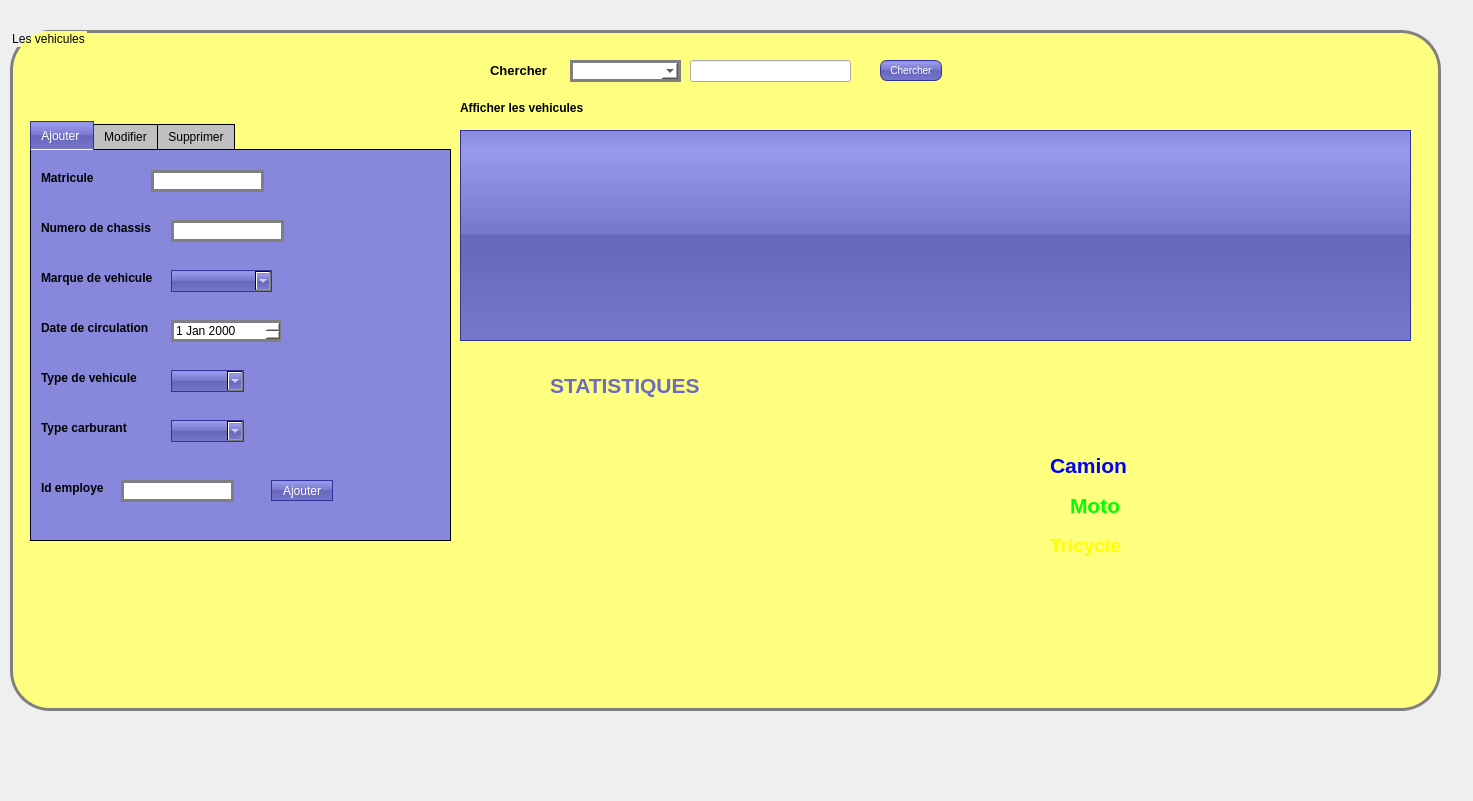
<?xml version="1.0" encoding="UTF-8"?>
<ui version="4.0">
 <class>Vehiculewin</class>
 <widget class="QDialog" name="Vehiculewin">
  <property name="geometry">
   <rect>
    <x>0</x>
    <y>0</y>
    <width>1473</width>
    <height>801</height>
   </rect>
  </property>
  <property name="windowTitle">
   <string>Dialog</string>
  </property>
  <property name="styleSheet">
   <string notr="true">vehiculewin {
background: blue;
}
</string>
  </property>
  <widget class="QGroupBox" name="groupBox">
   <property name="geometry">
    <rect>
     <x>10</x>
     <y>30</y>
     <width>1431</width>
     <height>681</height>
    </rect>
   </property>
   <property name="styleSheet">
    <string notr="true">QGroupBox {
border: 3px solid gray;
border-radius: 40px;
background: rgb(255, 255, 127);
}
</string>
   </property>
   <property name="title">
    <string>Les vehicules</string>
   </property>
   <widget class="QTabWidget" name="tabWidget">
    <property name="geometry">
     <rect>
      <x>20</x>
      <y>90</y>
      <width>421</width>
      <height>421</height>
     </rect>
    </property>
    <property name="styleSheet">
     <string notr="true">QLineEdit {
	font: 75 8pt &quot;MS Shell Dlg 2&quot;;
border: 3px solid gray;
border-radius: 70pxt;
background: white;
}
QDateEdit {
	font: 75 8pt &quot;MS Shell Dlg 2&quot;;
border: 3px solid gray;
border-radius: 40pxt;
background: white;
}
QComboBox {
color: white;
background-color: QLinearGradient( x1: 0, y1: 0, x2: 0, y2: 1, stop: 0 #88d, stop: 0.1 #99e, stop: 0.49 #77c, stop: 0.5 #66b, stop: 1 #77c);
border-width: 1px;
border-color: #339;
border-style: solid;
}
QPushButton
{
 color: white;
background-color: QLinearGradient( x1: 0, y1: 0, x2: 0, y2: 1, stop: 0 #88d, stop: 0.1 #99e, stop: 0.49 #77c, stop: 0.5 #66b, stop: 1 #77c);
border-width: 1px;
border-color: #339;
border-style: solid;

}
QPushButton:pressed
{
    background-color: QLinearGradient( x1: 0, y1: 0, x2: 0, y2: 1, stop: 0 #2d2d2d, stop: 0.1 #2b2b2b, stop: 0.5 #292929, stop: 0.9 #282828, stop: 1 #252525);
}
QTabWidget::pane {
    border: 1px solid black;
    background: rgb(135, 135, 220);
}

QTabWidget::tab-bar:top {
    top: 1px;
}

QTabWidget::tab-bar:bottom {
    bottom: 1px;
}

QTabWidget::tab-bar:left {
    right: 1px;
}

QTabWidget::tab-bar:right {
    left: 1px;
}

QTabBar::tab {
    border: 1px solid black;
}

QTabBar::tab:selected {
   color: white;
background-color: QLinearGradient( x1: 0, y1: 0, x2: 0, y2: 1, stop: 0 #88d, stop: 0.1 #99e, stop: 0.49 #77c, stop: 0.5 #66b, stop: 1 #77c);
border-width: 1px;
border-color: #339;
border-style: solid;
}

QTabBar::tab:!selected {
    background: silver;
}

QTabBar::tab:!selected:hover {
    background: #999;
}

QTabBar::tab:top:!selected {
    margin-top: 3px;
}

QTabBar::tab:bottom:!selected {
    margin-bottom: 3px;
}

QTabBar::tab:top, QTabBar::tab:bottom {
    min-width: 8ex;
    margin-right: -1px;
    padding: 5px 10px 5px 10px;
}

QTabBar::tab:top:selected {
    border-bottom-color: none;
}

QTabBar::tab:bottom:selected {
    border-top-color: none;
}

QTabBar::tab:top:last, QTabBar::tab:bottom:last,
QTabBar::tab:top:only-one, QTabBar::tab:bottom:only-one {
    margin-right: 0;
}

QTabBar::tab:left:!selected {
    margin-right: 3px;
}

QTabBar::tab:right:!selected {
    margin-left: 3px;
}

QTabBar::tab:left, QTabBar::tab:right {
    min-height: 8ex;
    margin-bottom: -1px;
    padding: 10px 5px 10px 5px;
}

QTabBar::tab:left:selected {
    border-left-color: none;
}

QTabBar::tab:right:selected {
    border-right-color: blue;
}

QTabBar::tab:left:last, QTabBar::tab:right:last,
QTabBar::tab:left:only-one, QTabBar::tab:right:only-one {
    margin-bottom: 0;
}</string>
    </property>
    <property name="currentIndex">
     <number>0</number>
    </property>
    <widget class="QWidget" name="tab">
     <attribute name="title">
      <string>Ajouter </string>
     </attribute>
     <widget class="QLabel" name="label_6">
      <property name="geometry">
       <rect>
        <x>10</x>
        <y>70</y>
        <width>121</width>
        <height>16</height>
       </rect>
      </property>
      <property name="text">
       <string>&lt;html&gt;&lt;head/&gt;&lt;body&gt;&lt;p&gt;&lt;span style=&quot; font-weight:600;&quot;&gt;Numero de chassis&lt;/span&gt;&lt;/p&gt;&lt;/body&gt;&lt;/html&gt;</string>
      </property>
     </widget>
     <widget class="QLineEdit" name="numerochassis">
      <property name="geometry">
       <rect>
        <x>140</x>
        <y>70</y>
        <width>113</width>
        <height>22</height>
       </rect>
      </property>
     </widget>
     <widget class="QLabel" name="label_2">
      <property name="geometry">
       <rect>
        <x>10</x>
        <y>120</y>
        <width>131</width>
        <height>16</height>
       </rect>
      </property>
      <property name="text">
       <string>&lt;html&gt;&lt;head/&gt;&lt;body&gt;&lt;p&gt;&lt;span style=&quot; font-weight:600;&quot;&gt;Marque de vehicule&lt;/span&gt;&lt;/p&gt;&lt;/body&gt;&lt;/html&gt;</string>
      </property>
     </widget>
     <widget class="QLabel" name="label_5">
      <property name="geometry">
       <rect>
        <x>10</x>
        <y>170</y>
        <width>121</width>
        <height>16</height>
       </rect>
      </property>
      <property name="text">
       <string>&lt;html&gt;&lt;head/&gt;&lt;body&gt;&lt;p&gt;&lt;span style=&quot; font-weight:600;&quot;&gt;Date de circulation&lt;/span&gt;&lt;/p&gt;&lt;/body&gt;&lt;/html&gt;</string>
      </property>
     </widget>
     <widget class="QDateEdit" name="datecirculation">
      <property name="geometry">
       <rect>
        <x>140</x>
        <y>170</y>
        <width>110</width>
        <height>22</height>
       </rect>
      </property>
     </widget>
     <widget class="QLabel" name="label_3">
      <property name="geometry">
       <rect>
        <x>10</x>
        <y>220</y>
        <width>111</width>
        <height>16</height>
       </rect>
      </property>
      <property name="text">
       <string>&lt;html&gt;&lt;head/&gt;&lt;body&gt;&lt;p&gt;&lt;span style=&quot; font-weight:600;&quot;&gt;Type de vehicule&lt;/span&gt;&lt;/p&gt;&lt;/body&gt;&lt;/html&gt;</string>
      </property>
     </widget>
     <widget class="QComboBox" name="typev">
      <property name="geometry">
       <rect>
        <x>140</x>
        <y>220</y>
        <width>73</width>
        <height>22</height>
       </rect>
      </property>
     </widget>
     <widget class="QLabel" name="label_7">
      <property name="geometry">
       <rect>
        <x>10</x>
        <y>270</y>
        <width>101</width>
        <height>16</height>
       </rect>
      </property>
      <property name="text">
       <string>&lt;html&gt;&lt;head/&gt;&lt;body&gt;&lt;p&gt;&lt;span style=&quot; font-weight:600;&quot;&gt;Type carburant&lt;/span&gt;&lt;/p&gt;&lt;/body&gt;&lt;/html&gt;</string>
      </property>
     </widget>
     <widget class="QComboBox" name="typecarburant">
      <property name="geometry">
       <rect>
        <x>140</x>
        <y>270</y>
        <width>73</width>
        <height>22</height>
       </rect>
      </property>
     </widget>
     <widget class="QPushButton" name="Ajouter">
      <property name="geometry">
       <rect>
        <x>240</x>
        <y>330</y>
        <width>62</width>
        <height>21</height>
       </rect>
      </property>
      <property name="text">
       <string>Ajouter</string>
      </property>
     </widget>
     <widget class="QLabel" name="label_8">
      <property name="geometry">
       <rect>
        <x>10</x>
        <y>330</y>
        <width>81</width>
        <height>16</height>
       </rect>
      </property>
      <property name="text">
       <string>&lt;html&gt;&lt;head/&gt;&lt;body&gt;&lt;p&gt;&lt;span style=&quot; font-weight:600;&quot;&gt;Id employe&lt;/span&gt;&lt;/p&gt;&lt;/body&gt;&lt;/html&gt;</string>
      </property>
     </widget>
     <widget class="QLineEdit" name="idemp">
      <property name="geometry">
       <rect>
        <x>90</x>
        <y>330</y>
        <width>113</width>
        <height>22</height>
       </rect>
      </property>
     </widget>
     <widget class="QLabel" name="label">
      <property name="geometry">
       <rect>
        <x>10</x>
        <y>20</y>
        <width>151</width>
        <height>16</height>
       </rect>
      </property>
      <property name="text">
       <string>&lt;html&gt;&lt;head/&gt;&lt;body&gt;&lt;p&gt;&lt;span style=&quot; font-weight:600;&quot;&gt;Matricule&lt;/span&gt;&lt;/p&gt;&lt;/body&gt;&lt;/html&gt;</string>
      </property>
     </widget>
     <widget class="QLineEdit" name="Matricule">
      <property name="geometry">
       <rect>
        <x>120</x>
        <y>20</y>
        <width>113</width>
        <height>22</height>
       </rect>
      </property>
     </widget>
     <widget class="QComboBox" name="marquev">
      <property name="geometry">
       <rect>
        <x>140</x>
        <y>120</y>
        <width>101</width>
        <height>22</height>
       </rect>
      </property>
     </widget>
    </widget>
    <widget class="QWidget" name="tab_2">
     <attribute name="title">
      <string>Modifier</string>
     </attribute>
     <widget class="QLabel" name="label_11">
      <property name="geometry">
       <rect>
        <x>20</x>
        <y>30</y>
        <width>151</width>
        <height>16</height>
       </rect>
      </property>
      <property name="text">
       <string>&lt;html&gt;&lt;head/&gt;&lt;body&gt;&lt;p&gt;&lt;span style=&quot; font-weight:600;&quot;&gt;Matricule&lt;/span&gt;&lt;/p&gt;&lt;/body&gt;&lt;/html&gt;</string>
      </property>
     </widget>
     <widget class="QLineEdit" name="Matricule_2">
      <property name="geometry">
       <rect>
        <x>90</x>
        <y>30</y>
        <width>113</width>
        <height>22</height>
       </rect>
      </property>
     </widget>
     <widget class="QLabel" name="label_12">
      <property name="geometry">
       <rect>
        <x>10</x>
        <y>70</y>
        <width>131</width>
        <height>16</height>
       </rect>
      </property>
      <property name="text">
       <string>&lt;html&gt;&lt;head/&gt;&lt;body&gt;&lt;p&gt;&lt;span style=&quot; font-weight:600;&quot;&gt;Numero de chassis&lt;/span&gt;&lt;/p&gt;&lt;/body&gt;&lt;/html&gt;</string>
      </property>
     </widget>
     <widget class="QLineEdit" name="numerochassis_2">
      <property name="geometry">
       <rect>
        <x>150</x>
        <y>70</y>
        <width>113</width>
        <height>22</height>
       </rect>
      </property>
     </widget>
     <widget class="QLabel" name="label_13">
      <property name="geometry">
       <rect>
        <x>10</x>
        <y>110</y>
        <width>141</width>
        <height>16</height>
       </rect>
      </property>
      <property name="text">
       <string>&lt;html&gt;&lt;head/&gt;&lt;body&gt;&lt;p&gt;&lt;span style=&quot; font-weight:600;&quot;&gt;Marque de vehicule&lt;/span&gt;&lt;/p&gt;&lt;/body&gt;&lt;/html&gt;</string>
      </property>
     </widget>
     <widget class="QLabel" name="label_14">
      <property name="geometry">
       <rect>
        <x>10</x>
        <y>150</y>
        <width>111</width>
        <height>16</height>
       </rect>
      </property>
      <property name="text">
       <string>&lt;html&gt;&lt;head/&gt;&lt;body&gt;&lt;p&gt;&lt;span style=&quot; font-weight:600;&quot;&gt;Date de circulation&lt;/span&gt;&lt;/p&gt;&lt;/body&gt;&lt;/html&gt;</string>
      </property>
     </widget>
     <widget class="QDateEdit" name="datecirculation_2">
      <property name="geometry">
       <rect>
        <x>130</x>
        <y>150</y>
        <width>110</width>
        <height>22</height>
       </rect>
      </property>
     </widget>
     <widget class="QLabel" name="label_15">
      <property name="geometry">
       <rect>
        <x>10</x>
        <y>190</y>
        <width>111</width>
        <height>16</height>
       </rect>
      </property>
      <property name="text">
       <string>&lt;html&gt;&lt;head/&gt;&lt;body&gt;&lt;p&gt;&lt;span style=&quot; font-weight:600;&quot;&gt;Type de vehicule&lt;/span&gt;&lt;/p&gt;&lt;/body&gt;&lt;/html&gt;</string>
      </property>
     </widget>
     <widget class="QComboBox" name="typev_2">
      <property name="geometry">
       <rect>
        <x>160</x>
        <y>190</y>
        <width>73</width>
        <height>22</height>
       </rect>
      </property>
     </widget>
     <widget class="QLabel" name="label_16">
      <property name="geometry">
       <rect>
        <x>10</x>
        <y>230</y>
        <width>101</width>
        <height>16</height>
       </rect>
      </property>
      <property name="text">
       <string>&lt;html&gt;&lt;head/&gt;&lt;body&gt;&lt;p&gt;&lt;span style=&quot; font-weight:600;&quot;&gt;Type carburant&lt;/span&gt;&lt;/p&gt;&lt;/body&gt;&lt;/html&gt;</string>
      </property>
     </widget>
     <widget class="QComboBox" name="typecarburant_2">
      <property name="geometry">
       <rect>
        <x>160</x>
        <y>230</y>
        <width>73</width>
        <height>22</height>
       </rect>
      </property>
     </widget>
     <widget class="QLabel" name="label_17">
      <property name="geometry">
       <rect>
        <x>10</x>
        <y>260</y>
        <width>81</width>
        <height>16</height>
       </rect>
      </property>
      <property name="text">
       <string>&lt;html&gt;&lt;head/&gt;&lt;body&gt;&lt;p&gt;&lt;span style=&quot; font-weight:600;&quot;&gt;Id employe&lt;/span&gt;&lt;/p&gt;&lt;/body&gt;&lt;/html&gt;</string>
      </property>
     </widget>
     <widget class="QLineEdit" name="idemp_2">
      <property name="geometry">
       <rect>
        <x>100</x>
        <y>260</y>
        <width>113</width>
        <height>22</height>
       </rect>
      </property>
     </widget>
     <widget class="QPushButton" name="Modifier">
      <property name="geometry">
       <rect>
        <x>270</x>
        <y>240</y>
        <width>62</width>
        <height>21</height>
       </rect>
      </property>
      <property name="text">
       <string>Modifier</string>
      </property>
     </widget>
     <widget class="QComboBox" name="marquev_2">
      <property name="geometry">
       <rect>
        <x>150</x>
        <y>110</y>
        <width>101</width>
        <height>22</height>
       </rect>
      </property>
     </widget>
    </widget>
    <widget class="QWidget" name="tab_3">
     <attribute name="title">
      <string>Supprimer</string>
     </attribute>
     <widget class="QLabel" name="label_9">
      <property name="geometry">
       <rect>
        <x>100</x>
        <y>40</y>
        <width>221</width>
        <height>16</height>
       </rect>
      </property>
      <property name="text">
       <string>&lt;html&gt;&lt;head/&gt;&lt;body&gt;&lt;p&gt;&lt;span style=&quot; font-weight:600;&quot;&gt;Donner la matricule de vehicule&lt;/span&gt;&lt;/p&gt;&lt;/body&gt;&lt;/html&gt;</string>
      </property>
     </widget>
     <widget class="QLineEdit" name="supprimer">
      <property name="geometry">
       <rect>
        <x>130</x>
        <y>80</y>
        <width>113</width>
        <height>22</height>
       </rect>
      </property>
     </widget>
     <widget class="QPushButton" name="supprimer_2">
      <property name="geometry">
       <rect>
        <x>140</x>
        <y>140</y>
        <width>62</width>
        <height>21</height>
       </rect>
      </property>
      <property name="text">
       <string>Supprimer</string>
      </property>
     </widget>
    </widget>
   </widget>
   <widget class="QLabel" name="label_10">
    <property name="geometry">
     <rect>
      <x>450</x>
      <y>70</y>
      <width>171</width>
      <height>16</height>
     </rect>
    </property>
    <property name="text">
     <string>&lt;html&gt;&lt;head/&gt;&lt;body&gt;&lt;p&gt;&lt;span style=&quot; font-weight:600;&quot;&gt;Afficher les vehicules&lt;/span&gt;&lt;/p&gt;&lt;/body&gt;&lt;/html&gt;</string>
    </property>
   </widget>
   <widget class="QTableView" name="tabvehicule">
    <property name="geometry">
     <rect>
      <x>450</x>
      <y>100</y>
      <width>951</width>
      <height>211</height>
     </rect>
    </property>
    <property name="styleSheet">
     <string notr="true">QTableView {
color: white;
background-color: QLinearGradient( x1: 0, y1: 0, x2: 0, y2: 1, stop: 0 #88d, stop: 0.1 #99e, stop: 0.49 #77c, stop: 0.5 #66b, stop: 1 #77c);
border-width: 1px;
border-color: #339;
border-style: solid;
}</string>
    </property>
   </widget>
   <widget class="statistiquev" name="widget" native="true">
    <property name="geometry">
     <rect>
      <x>530</x>
      <y>390</y>
      <width>661</width>
      <height>221</height>
     </rect>
    </property>
    <widget class="QLabel" name="Camion">
     <property name="geometry">
      <rect>
       <x>510</x>
       <y>30</y>
       <width>111</width>
       <height>31</height>
      </rect>
     </property>
     <property name="text">
      <string>&lt;html&gt;&lt;head/&gt;&lt;body&gt;&lt;p&gt;&lt;span style=&quot; font-size:16pt; font-weight:600; color:#0000ff;&quot;&gt;Camion&lt;/span&gt;&lt;/p&gt;&lt;/body&gt;&lt;/html&gt;</string>
     </property>
    </widget>
    <widget class="QLabel" name="Moto">
     <property name="geometry">
      <rect>
       <x>530</x>
       <y>70</y>
       <width>71</width>
       <height>31</height>
      </rect>
     </property>
     <property name="text">
      <string>&lt;html&gt;&lt;head/&gt;&lt;body&gt;&lt;p&gt;&lt;span style=&quot; font-size:16pt; font-weight:600; color:#00ff00;&quot;&gt;Moto&lt;/span&gt;&lt;/p&gt;&lt;/body&gt;&lt;/html&gt;</string>
     </property>
    </widget>
    <widget class="QLabel" name="label_18">
     <property name="geometry">
      <rect>
       <x>510</x>
       <y>110</y>
       <width>111</width>
       <height>31</height>
      </rect>
     </property>
     <property name="text">
      <string>&lt;html&gt;&lt;head/&gt;&lt;body&gt;&lt;p&gt;&lt;span style=&quot; font-size:14pt; font-weight:600; color:#ffff00;&quot;&gt;Tricycle&lt;/span&gt;&lt;/p&gt;&lt;/body&gt;&lt;/html&gt;</string>
     </property>
    </widget>
   </widget>
   <widget class="QLabel" name="label_4">
    <property name="geometry">
     <rect>
      <x>480</x>
      <y>30</y>
      <width>101</width>
      <height>21</height>
     </rect>
    </property>
    <property name="text">
     <string>&lt;html&gt;&lt;head/&gt;&lt;body&gt;&lt;p&gt;&lt;span style=&quot; font-size:10pt; font-weight:600;&quot;&gt;Chercher&lt;/span&gt;&lt;/p&gt;&lt;/body&gt;&lt;/html&gt;</string>
    </property>
   </widget>
   <widget class="QComboBox" name="combochercherv">
    <property name="geometry">
     <rect>
      <x>560</x>
      <y>30</y>
      <width>111</width>
      <height>22</height>
     </rect>
    </property>
    <property name="styleSheet">
     <string notr="true">QComboBox {
	font: 75 8pt &quot;MS Shell Dlg 2&quot;;
border: 3px solid gray;
border-radius: 40pxt;
background: white;
}
</string>
    </property>
   </widget>
   <widget class="QLineEdit" name="lineEditvehicule">
    <property name="geometry">
     <rect>
      <x>680</x>
      <y>30</y>
      <width>161</width>
      <height>22</height>
     </rect>
    </property>
   </widget>
   <widget class="QPushButton" name="chercherv">
    <property name="geometry">
     <rect>
      <x>870</x>
      <y>30</y>
      <width>62</width>
      <height>21</height>
     </rect>
    </property>
    <property name="styleSheet">
     <string notr="true">QPushButton
{
 color: white;
background-color: QLinearGradient( x1: 0, y1: 0, x2: 0, y2: 1, stop: 0 #88d, stop: 0.1 #99e, stop: 0.49 #77c, stop: 0.5 #66b, stop: 1 #77c);
border-width: 1px;
border-color: #339;
border-style: solid;
border-radius: 7;
padding: 3px;
font-size: 10px;
padding-left: 5px;
padding-right: 5px;
min-width: 50px;
max-width: 50px;
min-height: 13px;
max-height: 13px;
}
QPushButton:pressed
{
    background-color: QLinearGradient( x1: 0, y1: 0, x2: 0, y2: 1, stop: 0 #2d2d2d, stop: 0.1 #2b2b2b, stop: 0.5 #292929, stop: 0.9 #282828, stop: 1 #252525);
}</string>
    </property>
    <property name="text">
     <string>Chercher</string>
    </property>
   </widget>
   <widget class="QLabel" name="label_19">
    <property name="geometry">
     <rect>
      <x>540</x>
      <y>340</y>
      <width>281</width>
      <height>31</height>
     </rect>
    </property>
    <property name="text">
     <string>&lt;html&gt;&lt;head/&gt;&lt;body&gt;&lt;p&gt;&lt;span style=&quot; font-size:16pt; font-weight:600; color:#6b6bc0;&quot;&gt;STATISTIQUES&lt;/span&gt;&lt;/p&gt;&lt;/body&gt;&lt;/html&gt;</string>
    </property>
   </widget>
  </widget>
 </widget>
 <customwidgets>
  <customwidget>
   <class>statistiquev</class>
   <extends>QWidget</extends>
   <header>statistiquev.h</header>
   <container>1</container>
  </customwidget>
 </customwidgets>
 <resources/>
 <connections/>
</ui>
